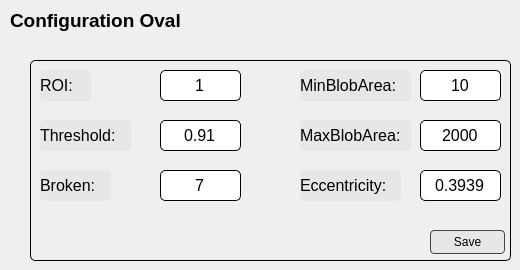
      <widget class="QWidget" name="page_0">
       <widget class="QLabel" name="label_8">
        <property name="geometry">
         <rect>
          <x>10</x>
          <y>0</y>
          <width>191</width>
          <height>41</height>
         </rect>
        </property>
        <property name="font">
         <font>
          <pointsize>14</pointsize>
          <bold>true</bold>
         </font>
        </property>
        <property name="styleSheet">
         <string notr="true">background-color: none;
color: rgb(0, 0, 0);
border: none;</string>
        </property>
        <property name="text">
         <string>Configuration Oval</string>
        </property>
        <property name="alignment">
         <set>Qt::AlignLeading|Qt::AlignLeft|Qt::AlignVCenter</set>
        </property>
       </widget>
       <widget class="QWidget" name="widget_0" native="true">
        <property name="geometry">
         <rect>
          <x>30</x>
          <y>60</y>
          <width>481</width>
          <height>201</height>
         </rect>
        </property>
        <property name="styleSheet">
         <string notr="true">border-radius: 5px;
border: 0.5px solid rgb(0, 0, 0)</string>
        </property>
        <widget class="QLineEdit" name="Eccentricity_0">
         <property name="enabled">
          <bool>true</bool>
         </property>
         <property name="geometry">
          <rect>
           <x>390</x>
           <y>110</y>
           <width>81</width>
           <height>31</height>
          </rect>
         </property>
         <property name="font">
          <font>
           <pointsize>12</pointsize>
           <bold>false</bold>
          </font>
         </property>
         <property name="styleSheet">
          <string notr="true">border: 1px solid rgb(0, 0, 0);</string>
         </property>
         <property name="text">
          <string>0.3939</string>
         </property>
         <property name="alignment">
          <set>Qt::AlignCenter</set>
         </property>
        </widget>
        <widget class="QLineEdit" name="Threshold_0">
         <property name="enabled">
          <bool>true</bool>
         </property>
         <property name="geometry">
          <rect>
           <x>130</x>
           <y>60</y>
           <width>81</width>
           <height>31</height>
          </rect>
         </property>
         <property name="font">
          <font>
           <pointsize>12</pointsize>
           <bold>false</bold>
          </font>
         </property>
         <property name="styleSheet">
          <string notr="true">border: 1px solid rgb(0, 0, 0);</string>
         </property>
         <property name="text">
          <string>0.91</string>
         </property>
         <property name="alignment">
          <set>Qt::AlignCenter</set>
         </property>
        </widget>
        <widget class="QLabel" name="label_17">
         <property name="geometry">
          <rect>
           <x>10</x>
           <y>60</y>
           <width>91</width>
           <height>31</height>
          </rect>
         </property>
         <property name="font">
          <font>
           <pointsize>12</pointsize>
           <bold>false</bold>
          </font>
         </property>
         <property name="styleSheet">
          <string notr="true">border: none;
background-color: #e7e7e7;
color: rgb(0, 0, 0);</string>
         </property>
         <property name="text">
          <string>Threshold:</string>
         </property>
        </widget>
        <widget class="QLabel" name="label_16">
         <property name="geometry">
          <rect>
           <x>10</x>
           <y>110</y>
           <width>71</width>
           <height>31</height>
          </rect>
         </property>
         <property name="font">
          <font>
           <pointsize>12</pointsize>
           <bold>false</bold>
          </font>
         </property>
         <property name="styleSheet">
          <string notr="true">border: none;
background-color: #e7e7e7;
color: rgb(0, 0, 0);</string>
         </property>
         <property name="text">
          <string>Broken:</string>
         </property>
        </widget>
        <widget class="QLineEdit" name="Broken_0">
         <property name="enabled">
          <bool>true</bool>
         </property>
         <property name="geometry">
          <rect>
           <x>130</x>
           <y>110</y>
           <width>81</width>
           <height>31</height>
          </rect>
         </property>
         <property name="font">
          <font>
           <pointsize>12</pointsize>
           <bold>false</bold>
          </font>
         </property>
         <property name="styleSheet">
          <string notr="true">border: 1px solid rgb(0, 0, 0);</string>
         </property>
         <property name="text">
          <string>7</string>
         </property>
         <property name="alignment">
          <set>Qt::AlignCenter</set>
         </property>
        </widget>
        <widget class="QLabel" name="label_19">
         <property name="geometry">
          <rect>
           <x>270</x>
           <y>110</y>
           <width>101</width>
           <height>31</height>
          </rect>
         </property>
         <property name="font">
          <font>
           <pointsize>12</pointsize>
           <bold>false</bold>
          </font>
         </property>
         <property name="styleSheet">
          <string notr="true">border: none;
background-color: #e7e7e7;
color: rgb(0, 0, 0);</string>
         </property>
         <property name="text">
          <string>Eccentricity:</string>
         </property>
        </widget>
        <widget class="QLineEdit" name="ROI_0">
         <property name="enabled">
          <bool>true</bool>
         </property>
         <property name="geometry">
          <rect>
           <x>130</x>
           <y>10</y>
           <width>81</width>
           <height>31</height>
          </rect>
         </property>
         <property name="font">
          <font>
           <pointsize>12</pointsize>
           <bold>false</bold>
          </font>
         </property>
         <property name="styleSheet">
          <string notr="true">border: 1px solid rgb(0, 0, 0);</string>
         </property>
         <property name="text">
          <string>1</string>
         </property>
         <property name="alignment">
          <set>Qt::AlignCenter</set>
         </property>
        </widget>
        <widget class="QLabel" name="label_25">
         <property name="geometry">
          <rect>
           <x>10</x>
           <y>10</y>
           <width>51</width>
           <height>31</height>
          </rect>
         </property>
         <property name="font">
          <font>
           <pointsize>12</pointsize>
           <bold>false</bold>
          </font>
         </property>
         <property name="styleSheet">
          <string notr="true">border: none;
background-color: #e7e7e7;
color: rgb(0, 0, 0);</string>
         </property>
         <property name="text">
          <string>ROI:</string>
         </property>
        </widget>
        <widget class="QPushButton" name="save0">
         <property name="geometry">
          <rect>
           <x>400</x>
           <y>170</y>
           <width>75</width>
           <height>24</height>
          </rect>
         </property>
         <property name="styleSheet">
          <string notr="true">QPushButton:hover {
                background-color: #cae1ff;
                border: 1px solid #0066cc;; /* Blue border for button hover */
            }
QPushButton {
                color: black; /* White text for readability */
                background-color: #e7e7e7; /* Slightly lighter dark gray for widgets */
                border: 1px solid #444444;
                padding: 5px;
                border-radius: 4px;
            }</string>
         </property>
         <property name="text">
          <string>Save</string>
         </property>
        </widget>
        <widget class="QLabel" name="label_34">
         <property name="geometry">
          <rect>
           <x>270</x>
           <y>10</y>
           <width>111</width>
           <height>31</height>
          </rect>
         </property>
         <property name="font">
          <font>
           <pointsize>12</pointsize>
           <bold>false</bold>
          </font>
         </property>
         <property name="styleSheet">
          <string notr="true">border: none;
background-color: #e7e7e7;
color: rgb(0, 0, 0);</string>
         </property>
         <property name="text">
          <string>MinBlobArea:</string>
         </property>
        </widget>
        <widget class="QLineEdit" name="maxBlob_0">
         <property name="enabled">
          <bool>true</bool>
         </property>
         <property name="geometry">
          <rect>
           <x>390</x>
           <y>60</y>
           <width>81</width>
           <height>31</height>
          </rect>
         </property>
         <property name="font">
          <font>
           <pointsize>12</pointsize>
           <bold>false</bold>
          </font>
         </property>
         <property name="styleSheet">
          <string notr="true">border: 1px solid rgb(0, 0, 0);</string>
         </property>
         <property name="text">
          <string>2000</string>
         </property>
         <property name="alignment">
          <set>Qt::AlignCenter</set>
         </property>
        </widget>
        <widget class="QLineEdit" name="minBlob_0">
         <property name="enabled">
          <bool>true</bool>
         </property>
         <property name="geometry">
          <rect>
           <x>390</x>
           <y>10</y>
           <width>81</width>
           <height>31</height>
          </rect>
         </property>
         <property name="font">
          <font>
           <pointsize>12</pointsize>
           <bold>false</bold>
          </font>
         </property>
         <property name="styleSheet">
          <string notr="true">border: 1px solid rgb(0, 0, 0);</string>
         </property>
         <property name="text">
          <string>10</string>
         </property>
         <property name="alignment">
          <set>Qt::AlignCenter</set>
         </property>
        </widget>
        <widget class="QLabel" name="label_33">
         <property name="geometry">
          <rect>
           <x>270</x>
           <y>60</y>
           <width>111</width>
           <height>31</height>
          </rect>
         </property>
         <property name="font">
          <font>
           <pointsize>12</pointsize>
           <bold>false</bold>
          </font>
         </property>
         <property name="styleSheet">
          <string notr="true">border: none;
background-color: #e7e7e7;
color: rgb(0, 0, 0);</string>
         </property>
         <property name="text">
          <string>MaxBlobArea:</string>
         </property>
        </widget>
       </widget>
      </widget>
